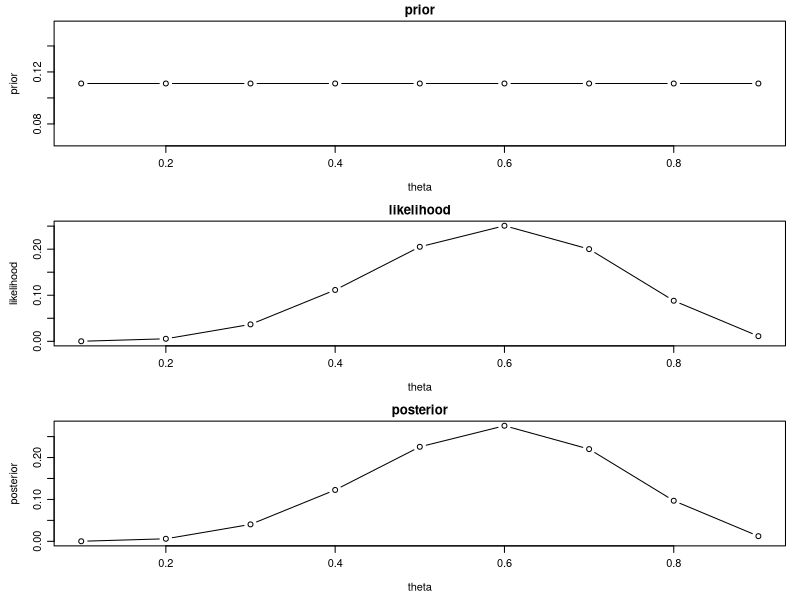
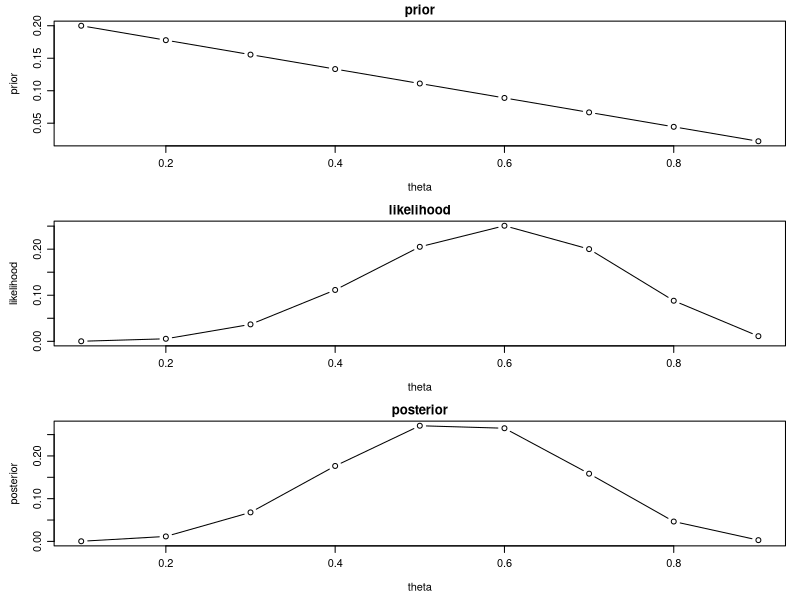
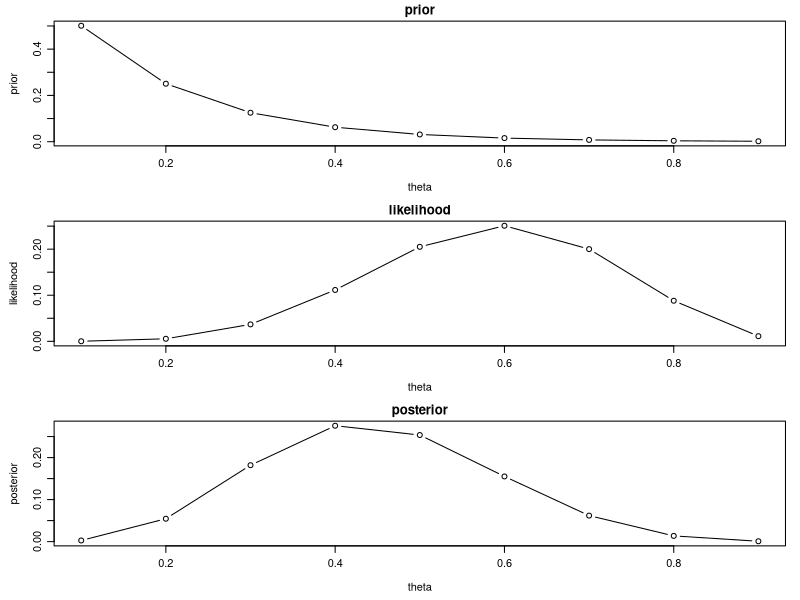
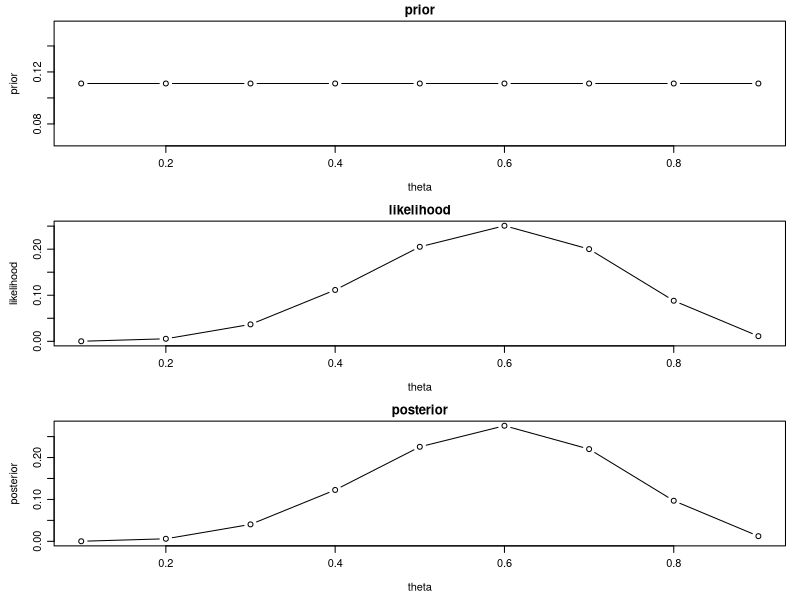
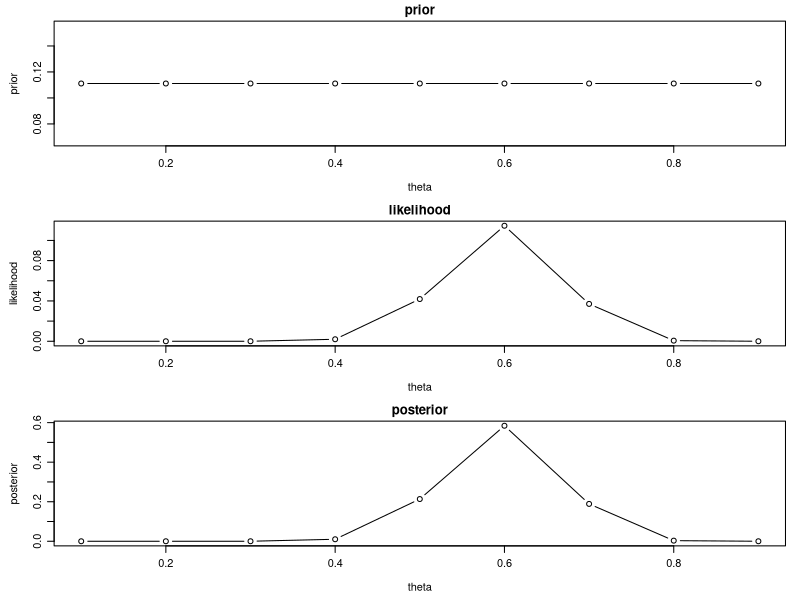
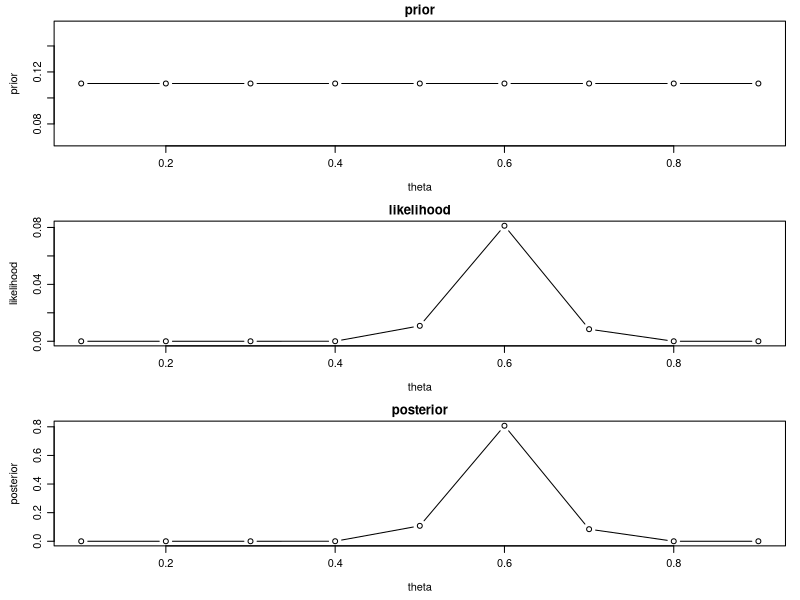
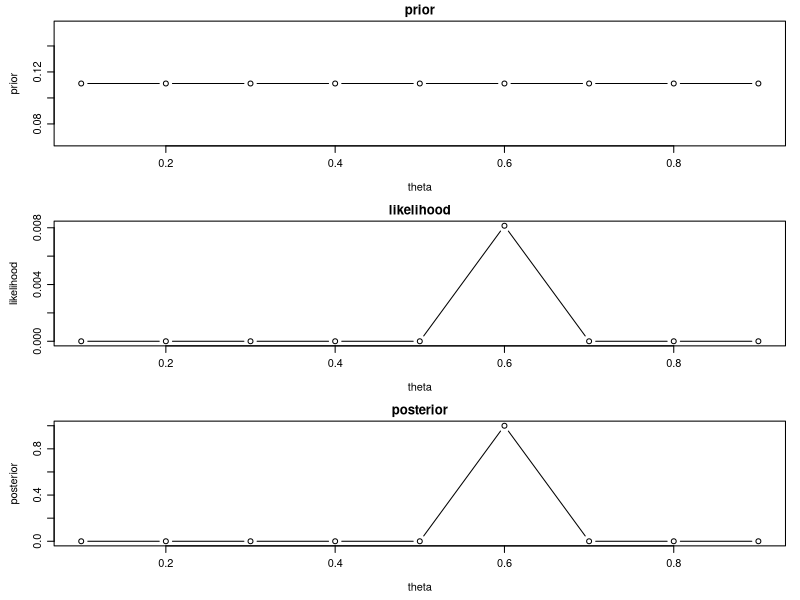
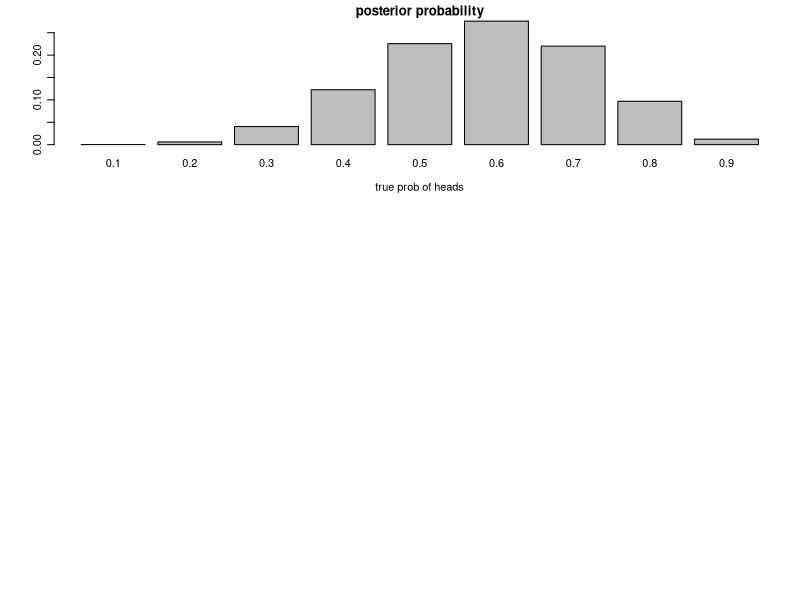

These charts were generated, in order, by the following R code:
## ---- chunk 1
fig.dim <- 3
knitr::opts_chunk$set(fig.width=2*fig.dim,
                      fig.height=fig.dim,
                      fig.align='center')
## ---- chunk 2
theta <- (1:9)/10
prior <- rep(1/9, 9)
likelihood <- dbinom(6, size=10, prob=theta)
posterior <- prior*likelihood/sum(prior*likelihood)
layout(1:3)
par(mar=c(4,4,1.5,1)+.1, mgp=c(2.6,0.8,0))
plot(theta, prior, type='b'); title("prior", line=0.5)
plot(theta, likelihood, type='b'); title("likelihood", line=0.5)
plot(theta, posterior, type='b'); title("posterior", line=0.5)
## ---- chunk 3
theta <- (1:9)/10
prior <- (9:1)/45
likelihood <- dbinom(6, size=10, prob=theta)
posterior <- prior*likelihood/sum(prior*likelihood)
layout(1:3)
par(mar=c(4,4,1.5,1)+.1, mgp=c(2.6,0.8,0))
plot(theta, prior, type='b'); title("prior", line=0.5)
plot(theta, likelihood, type='b'); title("likelihood", line=0.5)
plot(theta, posterior, type='b'); title("posterior", line=0.5)
## ---- chunk 4
theta <- (1:9)/10
prior <- 2^(8:0)/511
likelihood <- dbinom(6, size=10, prob=theta)
posterior <- prior*likelihood/sum(prior*likelihood)
layout(1:3)
par(mar=c(4,4,1.5,1)+.1, mgp=c(2.6,0.8,0))
plot(theta, prior, type='b'); title("prior", line=0.5)
plot(theta, likelihood, type='b'); title("likelihood", line=0.5)
plot(theta, posterior, type='b'); title("posterior", line=0.5)
## ---- chunk 5
theta <- (1:9)/10
prior <- rep(1/9, 9)
likelihood <- dbinom(6, size=10, prob=theta)
posterior <- prior*likelihood/sum(prior*likelihood)
layout(1:3)
par(mar=c(4,4,1.5,1)+.1, mgp=c(2.6,0.8,0))
plot(theta, prior, type='b'); title("prior", line=0.5)
plot(theta, likelihood, type='b'); title("likelihood", line=0.5)
plot(theta, posterior, type='b'); title("posterior", line=0.5)
## ---- chunk 6
theta <- (1:9)/10
prior <- rep(1/9, 9)
likelihood <- dbinom(30, size=50, prob=theta)
posterior <- prior*likelihood/sum(prior*likelihood)
layout(1:3)
par(mar=c(4,4,1.5,1)+.1, mgp=c(2.6,0.8,0))
plot(theta, prior, type='b'); title("prior", line=0.5)
plot(theta, likelihood, type='b'); title("likelihood", line=0.5)
plot(theta, posterior, type='b'); title("posterior", line=0.5)
## ---- chunk 7
theta <- (1:9)/10
prior <- rep(1/9, 9)
likelihood <- dbinom(60, size=100, prob=theta)
posterior <- prior*likelihood/sum(prior*likelihood)
layout(1:3)
par(mar=c(4,4,1.5,1)+.1, mgp=c(2.6,0.8,0))
plot(theta, prior, type='b'); title("prior", line=0.5)
plot(theta, likelihood, type='b'); title("likelihood", line=0.5)
plot(theta, posterior, type='b'); title("posterior", line=0.5)
## ---- chunk 8
theta <- (1:9)/10
prior <- rep(1/9, 9)
likelihood <- dbinom(6000, size=10000, prob=theta)
posterior <- prior*likelihood/sum(prior*likelihood)
names(posterior) <- theta
layout(1:3)
par(mar=c(4,4,1.5,1)+.1, mgp=c(2.6,0.8,0))
plot(theta, prior, type='b'); title("prior", line=0.5)
plot(theta, likelihood, type='b'); title("likelihood", line=0.5)
plot(theta, posterior, type='b'); title("posterior", line=0.5)
## ---- chunk 9
theta <- (1:9)/10
prior <- rep(1/9, 9)
likelihood <- dbinom(6, size=10, prob=theta)
posterior <- prior*likelihood/sum(prior*likelihood)
names(posterior) <- theta
barplot(posterior, xlab='true prob of heads', main='posterior probability')
## ---- chunk 10
layout(1:3)
par(mar=c(2,2,4,1)+.1)
xh <- hist(rbinom(1e6, size=100, prob=3/5)/100, breaks=((0:101)-0.5)/100, freq=FALSE,
           main='100 flips', xlim=c(0,1), xlab='')
lines(xh$mids, diff(pnorm(q=xh$breaks, mean=3/5, sd=sqrt(3*2)/50))/diff(xh$breaks),
      col=adjustcolor('red',0.5), lwd=2)
xh <- hist(rbinom(1e6, size=1e3, prob=3/5)/1e3, breaks=100, freq=FALSE,
           main='1,000 flips', xlim=c(0,1), xlab='')
lines(xh$mids, diff(pnorm(q=xh$breaks, mean=3/5, sd=sqrt(3*2/1e3)/5))/diff(xh$breaks),
      col=adjustcolor('red',0.5), lwd=2)
xh <- hist(rbinom(1e6, size=1e4, prob=3/5)/1e4, breaks=100, freq=FALSE,
           main='10,000 flips', xlim=c(0,1), xlab='')
lines(xh$mids, diff(pnorm(q=xh$breaks, mean=3/5, sd=sqrt(3*2/1e4)/5))/diff(xh$breaks),
      col=adjustcolor('red',0.5), lwd=2)
